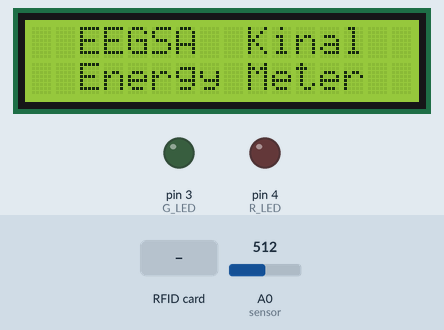
The sketch below on a simulated Arduino Uno, built with avr-gcc and run on an emulated ATmega328P. Shown: 16×2 character LCD, output pins drawn as LEDs (lit = HIGH). Inputs (shaded band) come from the test bench; at power-on: A0 (sensor) = 512. The local clock reads 2024-03-15 10:24:30 at power-on unless the sketch sets it; pins used as bus, display or sensor lines are not drawn; what the sketch prints to the serial monitor is not drawn.

Above: at 1.3 s.
1.4 s: RFID card 13 85 5B AD held to the reader
At 2.2 s:
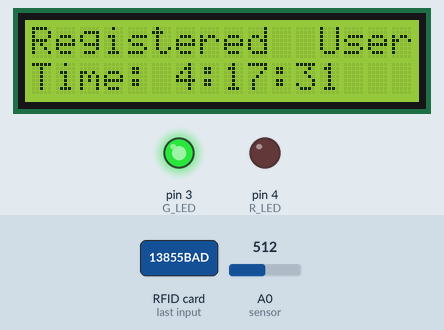
At 3.9 s:
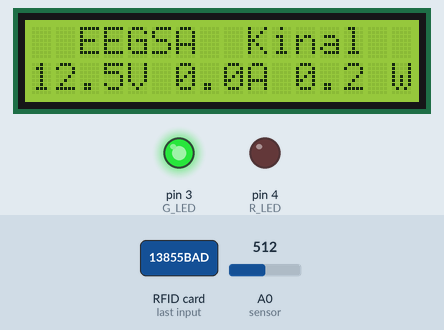
Timing chart, 0 to 10.4 s (numbered marks = the images above; inputs shaded):
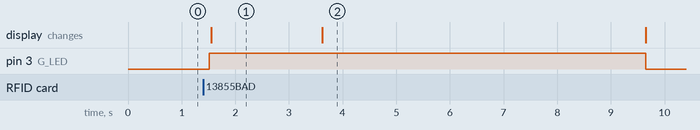

The sketch:

EGGSA.ino
```cpp
/*
 * Fundacion Kinal
 * Centro educativo tecnico laboral Kinal
 * Electronica
 * Grado: Quinto
 * Sección: A
 * Curso: Taller de electronica digital y reparación de computadoras I
 * Nombre: Jared Hernan Ruiz Aleu
 * Carnet: 2022011
 * Nombre: Juan David Tejada Peñuela
 * Carnet: 2022454
 * Proyecto: EGGSA
*/

//Librerias
#include <LiquidCrystal_I2C.h>
#include <Wire.h>
#include <MFRC522.h>
#include <SPI.h>
#include "RTClib.h"

//Directivas de preprocesador
#define direccion_lcd 0x26
#define filas 2
#define columnas 16
#define SS_PIN 10
#define RST_PIN 9
#define G_LED 3
#define R_LED 4

//variables
float Sensibilidad=0.185;
int Sensor = A1;

//Constructores
LiquidCrystal_I2C LCD(direccion_lcd, columnas, filas);
MFRC522 RFID(SS_PIN, RST_PIN);
RTC_DS3231 rtc;

//funciones
void lcd_values(void);
void registered_user(void);
void invalid_user(void);

void setup() {
Serial.begin(9600);
LCD.init(); // Inicializa la LCD
LCD.backlight();
Wire.begin();  // Inicializa la comunicacion I2C
rtc.begin();
SPI.begin();          // Inicializa el bus SPI
RFID.PCD_Init();   // Inicializa el MFRC522
Serial.println("Ponga su Tarjeta para la lectura...");
Serial.println();
Serial.println("- - - - - - - - - - - - - - - - - -");
pinMode(G_LED,OUTPUT); // defino led como salida
pinMode(R_LED,OUTPUT); // defino led como salida

// 24 de Julio del 2023, 4:08 pm
rtc.adjust(DateTime(2023, 7, 24, 4, 17, 30));
}

void loop() {
LCD.setCursor(0,0);
LCD.print("  EEGSA  Kinal  ");
LCD.setCursor(0,1);
LCD.print("  Energy Meter  ");
digitalWrite(R_LED, LOW); // El led inicia apagado
digitalWrite(G_LED,LOW); // El led inicia apagado

 // Mirando para nuevas tarjeras
  if ( ! RFID.PICC_IsNewCardPresent())
  {
    return;
  }
  // Selecciona una de las tarjetas
  if ( ! RFID.PICC_ReadCardSerial())
  {
    return;
  }
  // Muestra el UID sobre el Monitor Serial
  Serial.print("UID tag :");
  String content= "";
  byte letter;
  for (byte i = 0; i < RFID.uid.size; i++)
  {
     Serial.print(RFID.uid.uidByte[i] < 0x10 ? " 0" : " ");
     Serial.print(RFID.uid.uidByte[i], HEX);
     content.concat(String(RFID.uid.uidByte[i] < 0x10 ? " 0" : " "));
     content.concat(String(RFID.uid.uidByte[i], HEX));
  }
  Serial.println();
  Serial.println("- - - - - - - - - - - - - - - - - -");
  Serial.print("Message : ");
  content.toUpperCase();
  if (content.substring(1) == "13 85 5B AD") // si el No. de tarjeta es el correcto, realiza lo siguiente:
  {
  Serial.println("Acceso Autorizado");
  Serial.println("- - - - - - - - - - - - - - - - - -");
  digitalWrite(G_LED, HIGH);
  digitalWrite(R_LED,LOW);
  registered_user(); // funcion que contiene las instrucciones para confirmar que el usuario es correcto
  delay(2000); // se mantiene el mensaje en la LCD por 2 segundos
  lcd_values(); // muestra en la LCD los valores de V, I, W
  delay(6000); // se mantiene el mensaje en la LCD por 6 segundos
  }
  else if (content.substring(1) != "13 85 5B AD"){ // si el No. de tarjeta es incorrecto, realiza lo siguiente:
    Serial.println("Acceso Denegado");
    Serial.println("- - - - - - - - - - - - - - - - - -");
  digitalWrite(R_LED, HIGH);
  digitalWrite(G_LED,LOW);
  invalid_user(); // funcion que contiene instrucciones para confirmar que el usuario es incorrecto
  delay(1500);
  }
}


void lcd_values(void){ // funcion que muestra los valores de V, I, W


// Valores de voltaje
float voltaje =  (float)25*analogRead(A1)/1023;

// Valores de corriente
float corriente = get_corriente(200);

// Valores de potencia
 float potencia = corriente * voltaje;

LCD.clear();
LCD.setCursor(0,0);
LCD.print("  EEGSA  Kinal  ");
LCD.setCursor(0,1);
LCD.print(voltaje,1);
LCD.setCursor(4,1);
LCD.print("V");
LCD.setCursor(6,1);
LCD.print(corriente, 1);
LCD.setCursor(9,1);
LCD.print("A");
LCD.setCursor(11,1);
LCD.print(potencia, 1);
LCD.setCursor(15,1);
LCD.print("W");
  }

void registered_user(){ // funcion que confirma si el usuario registrado es correcto
DateTime now = rtc.now();
LCD.clear();
LCD.setCursor(0,0);
LCD.print("Registered  User");
LCD.setCursor(0,1);
LCD.print("Time:");
LCD.setCursor(5,1);
LCD.print(" ");
LCD.print(now.hour(), DEC);
LCD.print(':');
LCD.print(now.minute(), DEC);
LCD.print(':');
LCD.print(now.second(), DEC);
}

void invalid_user(){ // funcion que confirma si el usuario registrado es incorrecto
LCD.clear();
LCD.setCursor(0,0);
LCD.print("  EEGSA  Kinal  ");
LCD.setCursor(0,1);
LCD.print("  Invalid User  ");
}

float get_corriente(int n_muestras) // funcion que complementa la formula para obtener el valor de corriente
{
  float voltajeSensor;
  float CURRENT=0;
  for(int i=0;i<n_muestras;i++)
  {
    voltajeSensor = analogRead(A0) * (5.0 / 1023.0);////lectura del sensor
    CURRENT=CURRENT+(voltajeSensor-2.5)/Sensibilidad; //Ecuación  para obtener la corriente
  }
  CURRENT=CURRENT/n_muestras;
  return(CURRENT);
}
```

Measured:
- after the input at 1.4 s, pin 3 (G_LED): LOW → HIGH after 0.11 s, → LOW 8.1 s later; the display: changes after 0.15 s (image 1)
- what the display in image 1 shows lasts 2.1 s, from 1.5 s to 3.6 s
